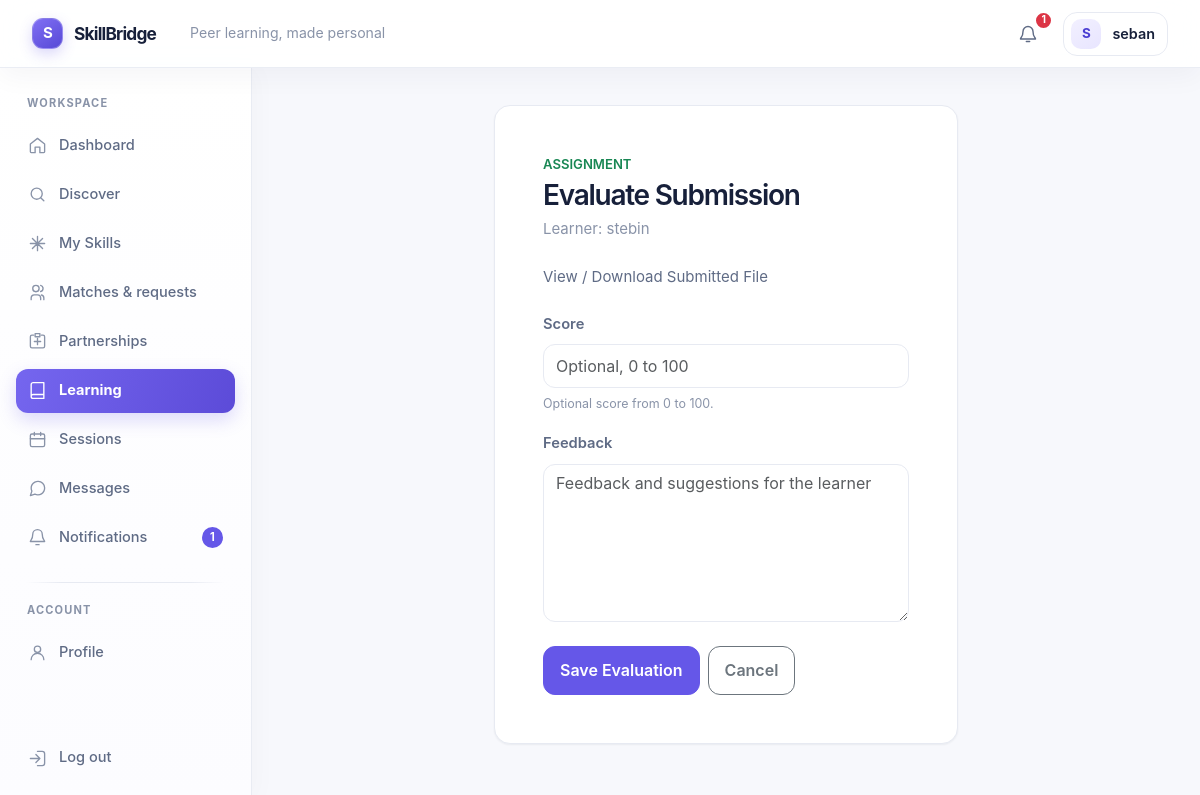
Screenshot of /learning/submissions/1/evaluate/ (signed in) with the database file from the repository.
### accounts/models.py (models this page shows, shortened)
class User(AbstractUser):
    class Role(models.TextChoices):
        STUDENT = 'STUDENT', 'Student'
        ADMIN = 'ADMIN', 'Admin'
    role = models.CharField(max_length=10, choices=Role.choices, default=Role.STUDENT)
    objects = SkillBridgeUserManager()

### learning/models.py (models this page shows, shortened)
class Submission(models.Model):
	class Status(models.TextChoices):
		DRAFT = 'DRAFT', 'Draft'
		SUBMITTED = 'SUBMITTED', 'Submitted'
		EVALUATED = 'EVALUATED', 'Evaluated'
	assignment = models.ForeignKey(Assignment, on_delete=models.CASCADE, related_name='submissions')
	learner = models.ForeignKey(
		'profiles.StudentProfile',
		on_delete=models.CASCADE,
		related_name='assignment_submissions',
	)
	answer_text = models.TextField(blank=True)
	file = models.FileField(
		upload_to='assignment_submissions/%Y/%m/',
		blank=True,
		validators=[
			FileExtensionValidator(
				allowed_extensions=['pdf', 'doc', 'docx', 'ppt', 'pptx', 'xls', 'xlsx', 'txt', 'zip'],
			),
			validate_submission_file_size,
		],
	)
	status = models.CharField(max_length=10, choices=Status.choices, default=Status.DRAFT)
	submitted_at = models.DateTimeField(null=True, blank=True)
	updated_at = models.DateTimeField(auto_now=True)
	class Meta:
		ordering = ('-updated_at', 'pk')
		constraints = [
			models.UniqueConstraint(fields=('assignment', 'learner'), name='assignment_learner_submission_uniq'),
		]

class Assignment(models.Model):
	class Status(models.TextChoices):
		DRAFT = 'DRAFT', 'Draft'
		ACTIVE = 'ACTIVE', 'Active'
		CLOSED = 'CLOSED', 'Closed'
	lesson = models.ForeignKey(Lesson, on_delete=models.CASCADE, related_name='assignments')
	title = models.CharField(max_length=160)
	instructions = models.TextField()
	due_date = models.DateTimeField(null=True, blank=True)
	resource_file = models.FileField(
		upload_to='assignment_resources/%Y/%m/',
		blank=True,
		validators=[
			FileExtensionValidator(
				allowed_extensions=['pdf', 'doc', 'docx', 'ppt', 'pptx', 'xls', 'xlsx', 'txt', 'zip'],
			),
			validate_assignment_resource_size,
		],
	)
	created_by = models.ForeignKey(
		settings.AUTH_USER_MODEL,
		on_delete=models.PROTECT,
		related_name='created_assignments',
	)
	status = models.CharField(max_length=8, choices=Status.choices, default=Status.DRAFT)
	created_at = models.DateTimeField(auto_now_add=True)
	updated_at = models.DateTimeField(auto_now=True)
	class Meta:
		ordering = ('created_at', 'pk')

### profiles/models.py (models this page shows, shortened)
class StudentProfile(models.Model):
	user = models.OneToOneField(
		settings.AUTH_USER_MODEL,
		on_delete=models.CASCADE,
		related_name='student_profile',
	)
	full_name = models.CharField(max_length=120, blank=True)
	profile_photo = models.ImageField(
		upload_to='profile_photos/',
		blank=True,
		validators=[
			FileExtensionValidator(allowed_extensions=['jpg', 'jpeg', 'png', 'webp']),
			validate_profile_photo_size,
		],
	)
	department = models.CharField(max_length=120, blank=True)
	academic_year = models.CharField(max_length=40, blank=True)
	bio = models.CharField(max_length=500, blank=True)

### learning/views.py (the view, shortened to what this page needs)
# urls.py: path('submissions/<int:pk>/evaluate/', SubmissionEvaluationView.as_view(), name='submission-evaluate'),
class SubmissionEvaluationView(StudentRequiredMixin, FormView):
	form_class = EvaluationForm
	template_name = 'learning/evaluation_form.html'
	def get_submission(self):
		return get_object_or_404(
			Submission.objects.filter(
				assignment__lesson__learning_plan__learning_direction__teacher__user=self.request.user,
				status__in=(Submission.Status.SUBMITTED, Submission.Status.EVALUATED),
			),
			pk=self.kwargs['pk'],
		)
	def get_form_kwargs(self):
		kwargs = super().get_form_kwargs()
		submission = self.get_submission()
		evaluation = getattr(submission, 'evaluation', None)
		kwargs.update({
			'instance': evaluation or Evaluation(submission=submission),
			'submission': submission,
			'evaluator': self.request.user,
		})
		return kwargs
	def get_context_data(self, **kwargs):
		context = super().get_context_data(**kwargs)
		context['submission'] = self.get_submission()
		context['evaluation'] = getattr(context['submission'], 'evaluation', None)
		return context

### templates/learning/evaluation_form.html (shortened to what this page needs)
{% extends 'base.html' %}
{% block content %}
<section class="auth-panel mx-auto p-4 p-md-5">
    <p class="text-uppercase small fw-semibold text-success mb-1">{{ submission.assignment.title }}</p>
    <h1 class="h3 fw-semibold mb-1">{% if evaluation %}Edit Evaluation{% else %}Evaluate Submission{% endif %}</h1>
    <p class="text-secondary mb-4">Learner: {{ submission.learner.full_name|default:submission.learner.user.username }}</p>
    {% if submission.file %}<a class="d-inline-block mb-4" href="{% url 'learning:submission-file' submission.pk %}">View / Download Submitted File</a>{% endif %}
    <form method="post" novalidate>
        {% for field in form %}
            <div class="mb-3">
                <label class="form-label" for="{{ field.id_for_label }}">{{ field.label }}</label>
                {{ field }}
                {% if field.name == 'score' %}<div class="form-text">Optional score from 0 to 100.</div>{% endif %}
            </div>
        {% endfor %}
        <div class="d-flex gap-2 mt-4">
            <button class="btn btn-primary" type="submit">Save Evaluation</button>
            <a class="btn btn-outline-secondary" href="{% url 'learning:submission-detail' submission.pk %}">Cancel</a>
        </div>
    </form>
</section>
{% endblock %}

### templates/base.html (shortened to what this page needs)
{% load static %}
<!doctype html>
<html lang="en">
<head>
    <link href="https://cdn.jsdelivr.net/npm/bootstrap@5.3.3/dist/css/bootstrap.min.css" rel="stylesheet">
    <link href="{% static 'css/base.css' %}" rel="stylesheet">
    <link href="{% static 'css/layout.css' %}?v=20261005-2" rel="stylesheet">
    <link href="{% static 'css/components.css' %}" rel="stylesheet">
    <link href="{% static 'css/forms.css' %}" rel="stylesheet">
    <link href="{% static 'css/auth.css' %}" rel="stylesheet">
    <link href="{% static 'css/profile.css' %}?v=20261005-2" rel="stylesheet">
    <link href="{% static 'css/skills.css' %}?v=20261005-1" rel="stylesheet">
    <link href="{% static 'css/matching.css' %}?v=20261005-3" rel="stylesheet">
    <link href="{% static 'css/learning.css' %}?v=20261005-5" rel="stylesheet">
    <link href="{% static 'css/chat.css' %}?v=20261005-1" rel="stylesheet">
    <link href="{% static 'css/notifications.css' %}?v=20261005-1" rel="stylesheet">
    <link href="{% static 'css/responsive.css' %}" rel="stylesheet">
</head>
<body class="{% if user.is_authenticated %}app-body{% else %}public-body{% endif %}{% if request.resolver_match.url_name == 'home' and user.is_authenticated and user.role == 'STUDENT' %} student-dashboard-body{% endif %}">
{% if user.is_authenticated %}
    <div class="app-frame">
        <header class="topbar">
            <div class="topbar-main">
                <a class="brand" href="{% url 'home' %}" aria-label="SkillBridge home">
                    <span class="brand-symbol" aria-hidden="true">S</span>
                    <span>SkillBridge</span>
                </a>
                <span class="topbar-context">{% block page_context %}Peer learning, made personal{% endblock %}</span>
            </div>
            <div class="topbar-actions">
                {% if user.role == 'STUDENT' %}
                    <a class="icon-button notification-button" href="{% url 'notifications' %}" aria-label="Notifications{% if unread_notification_count %}, {{ unread_notification_count }} unread{% endif %}">
                        <svg viewBox="0 0 24 24" aria-hidden="true"><path d="M18 9a6 6 0 0 0-12 0c0 7-3 7-3 9h18c0-2-3-2-3-9M10 21h4"/></svg>
                        {% if unread_notification_count %}<span class="badge text-bg-danger notification-dot" aria-label="{{ unread_notification_count }} unread notifications">{{ unread_notification_count }}</span>{% endif %}
                    </a>
                    <a class="profile-chip" href="{% url 'profile-detail' %}">
                        {% if user.student_profile.profile_photo %}
                            <img class="avatar avatar-photo" src="{{ user.student_profile.profile_photo.url }}" alt="">
                        {% else %}
                            <span class="avatar" aria-hidden="true">{{ user.username|first|upper }}</span>
                        {% endif %}
                        <span class="profile-chip-name">{{ user.username }}</span>
                    </a>
                {% elif user.role == 'ADMIN' %}
                    <a class="profile-chip" href="{% url 'admin_dashboard:overview' %}">
                        <span class="avatar" aria-hidden="true">{{ user.username|first|upper }}</span>
                        <span class="profile-chip-name">{{ user.username }}</span>
                    </a>
                {% endif %}
            </div>
        </header>
        <aside class="sidebar" id="app-sidebar" aria-label="Main navigation">
            <div class="sidebar-inner">
                {% if user.role == 'STUDENT' %}
                    <p class="sidebar-label">Workspace</p>
                    <nav class="sidebar-nav">
                        <a class="sidebar-link {% if request.resolver_match.url_name == 'home' %}is-active{% endif %}" href="{% url 'home' %}" {% if request.resolver_match.url_name == 'home' %}aria-current="page"{% endif %}>
                            <svg viewBox="0 0 24 24" aria-hidden="true"><path d="m3 10 9-7 9 7v10a1 1 0 0 1-1 1h-5v-7H9v7H4a1 1 0 0 1-1-1z"/></svg><span>Dashboard</span>
                        </a>
                        <a class="sidebar-link " href="{% url 'matching:index' %}" >
                            <svg viewBox="0 0 24 24" aria-hidden="true"><circle cx="11" cy="11" r="7"/><path d="m20 20-4-4"/></svg><span>Discover</span>
                        </a>
                        <a class="sidebar-link {% if request.resolver_match.namespace == 'skills' %}is-active{% endif %}" href="{% url 'skills:index' %}" {% if request.resolver_match.namespace == 'skills' %}aria-current="page"{% endif %}>
                            <svg viewBox="0 0 24 24" aria-hidden="true"><path d="M12 3v18M3 12h18M5.6 5.6l12.8 12.8m0-12.8L5.6 18.4"/></svg><span>My Skills</span>
                        </a>
                        <a class="sidebar-link " href="{% url 'matching:requests' %}" >
                            <svg viewBox="0 0 24 24" aria-hidden="true"><path d="M16 21v-2a4 4 0 0 0-4-4H8a4 4 0 0 0-4 4v2m6-10a4 4 0 1 0 0-8 4 4 0 0 0 0 8m10 10v-2a4 4 0 0 0-3-3.87m-1-12.13a4 4 0 0 1 0 7.75"/></svg><span>Matches &amp; requests</span>
                        </a>
                        <a class="sidebar-link " href="{% url 'matching:partnerships' %}" >
                            <svg viewBox="0 0 24 24" aria-hidden="true"><path d="M8 12h8m-4-4v8M7 4H5a2 2 0 0 0-2 2v12a2 2 0 0 0 2 2h14a2 2 0 0 0 2-2V6a2 2 0 0 0-2-2h-2M9 2h6v4H9z"/></svg><span>Partnerships</span>
                        </a>
                        <a class="sidebar-link {% if request.resolver_match.namespace == 'learning' and request.resolver_match.url_name != 'sessions' and request.resolver_match.url_name != 'session-detail' and request.resolver_match.url_name != 'session-edit' and request.resolver_match.url_name != 'session-add' and request.resolver_match.url_name != 'session-delete' and request.resolver_match.url_name != 'session-status' %}is-active{% endif %}" href="{% url 'learning:directions' %}" {% if request.resolver_match.namespace == 'learning' and request.resolver_match.url_name != 'sessions' and request.resolver_match.url_name != 'session-detail' and request.resolver_match.url_name != 'session-edit' and request.resolver_match.url_name != 'session-add' and request.resolver_match.url_name != 'session-delete' and request.resolver_match.url_name != 'session-status' %}aria-current="page"{% endif %}>
                            <svg viewBox="0 0 24 24" aria-hidden="true"><path d="M4 19.5A2.5 2.5 0 0 1 6.5 17H20M6.5 2H20v20H6.5A2.5 2.5 0 0 1 4 19.5v-15A2.5 2.5 0 0 1 6.5 2Z"/></svg><span>Learning</span>
                        </a>
                        <a class="sidebar-link " href="{% url 'learning:sessions' %}" >
                            <svg viewBox="0 0 24 24" aria-hidden="true"><rect x="3" y="5" width="18" height="16" rx="2"/><path d="M16 3v4M8 3v4M3 11h18"/></svg><span>Sessions</span>
                        </a>
                        <a class="sidebar-link {% if request.resolver_match.namespace == 'chat' %}is-active{% endif %}" href="{% url 'chat:chat-list' %}" {% if request.resolver_match.namespace == 'chat' %}aria-current="page"{% endif %}>
                            <svg viewBox="0 0 24 24" aria-hidden="true"><path d="M21 11.5a8.4 8.4 0 0 1-.9 3.8 8.5 8.5 0 0 1-7.6 4.7 8.4 8.4 0 0 1-3.8-.9L3 21l1.9-5.7a8.4 8.4 0 0 1-.9-3.8A8.5 8.5 0 0 1 8.7 3.9a8.4 8.4 0 0 1 3.8-.9h.5a8.5 8.5 0 0 1 8 8z"/></svg><span>Messages</span>
                        </a>
                        <a class="sidebar-link " href="{% url 'notifications' %}" >
                            <svg viewBox="0 0 24 24" aria-hidden="true"><path d="M18 8a6 6 0 0 0-12 0c0 7-3 7-3 9h18c0-2-3-2-3-9m-8 13h4"/></svg><span>Notifications</span>
                            {% if unread_notification_count %}<span class="sidebar-count">{{ unread_notification_count }}</span>{% endif %}
                        </a>
                    </nav>
                    <div class="sidebar-divider"></div>
                    <p class="sidebar-label">Account</p>
                    <nav class="sidebar-nav">
                        <a class="sidebar-link " href="{% url 'profile-detail' %}" >
                            <svg viewBox="0 0 24 24" aria-hidden="true"><circle cx="12" cy="8" r="4"/><path d="M4 21a8 8 0 0 1 16 0"/></svg><span>Profile</span>
                        </a>
                    </nav>
                {% endif %}
                <div class="sidebar-footer">
                    <form method="post" action="{% url 'logout' %}">
                        <button class="sidebar-link sidebar-logout" type="submit">
                            <svg viewBox="0 0 24 24" aria-hidden="true"><path d="M10 17l5-5-5-5m5 5H3m9-9h6a3 3 0 0 1 3 3v12a3 3 0 0 1-3 3h-6"/></svg><span>Log out</span>
                        </button>
                    </form>
                </div>
            </div>
        </aside>
        <main class="main-area">
            <div class="content-wrap">
{% endif %}
{% block content %}{% endblock %}
{% if user.is_authenticated %}
            </div>
        </main>
    </div>
{% else %}
    </main>
    {% if request.resolver_match.url_name == 'home' %}
    <script src="{% static 'js/app.js' %}" defer></script>
    {% endif %}
{% endif %}
</body>
</html>

### rows the page displays
User: username|first "S", username "seban"
Submission: assignment "ASSIGNMENT", learner.full_name "stebin"

### other values shown
{{ unread_notification_count }} "1"
{{ field.label }} "Score" "Feedback"
